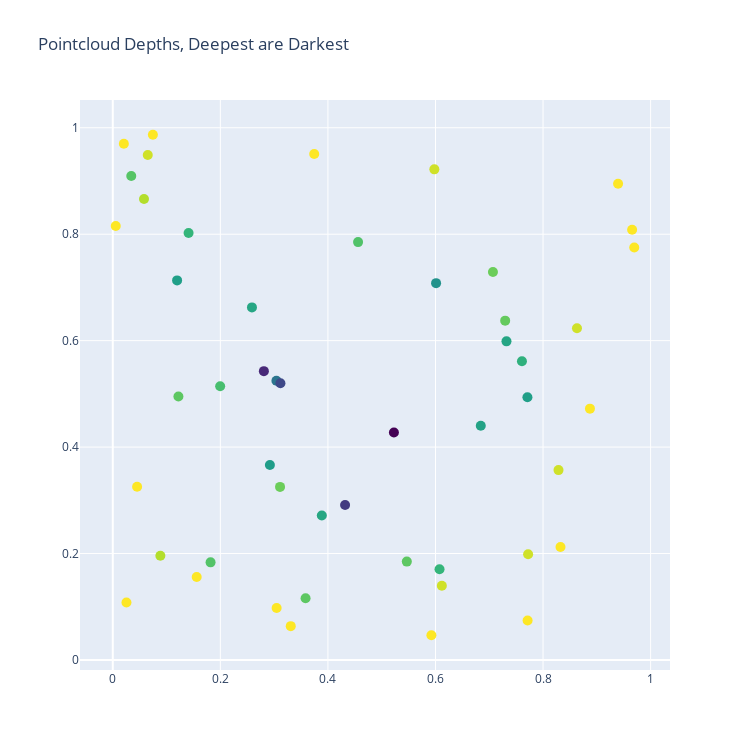

The notebook cell saved with this chart:
### Markdown cell above
Again, we can plot our data. Here, the lighter the color the deeper (more central) the point.

### Code cell
fig = bd.plot_depths(invert_colors=True, return_plot=True, title='Pointcloud Depths, Deepest are Darkest')
fig.update_layout(width=750, height=750)
fig.write_image('ex2_colored.pdf')
fig.show()
